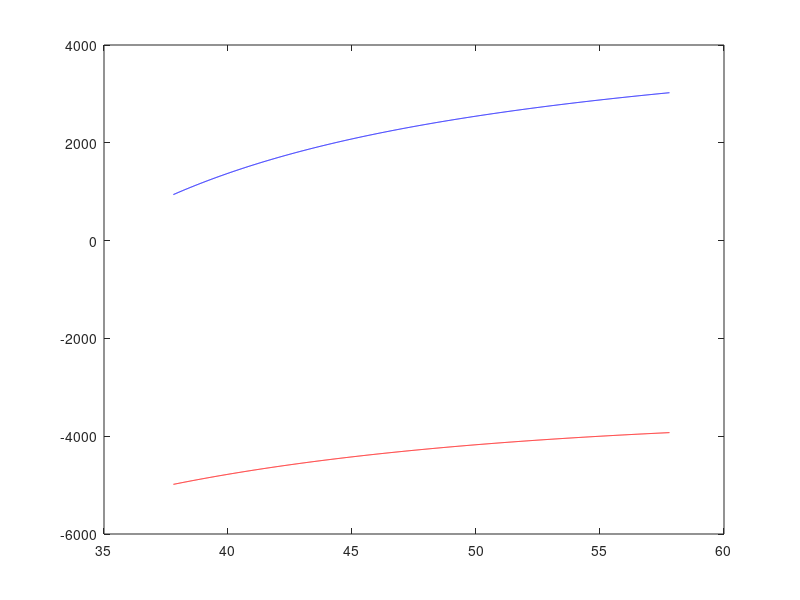

Write the MATLAB code that produced this figure.
% Grating compressor dispersion calculator

c=0.3;

D=1.48; % lines per um
lambda=0.773; %central wavelength
omega=(2*pi*c/lambda); %central angular frequency
theta1=47.80; %incident angle on first grating (degrees)

% calculate 1st order diffraction angle:
theta2=asin(sin(theta1*pi/180)-lambda*D)*180/pi;

GVD=-2*(1/cos(theta2*pi/180)^2)*(4*pi^2*c*D^2)/omega^3*1000; % compressor GVD in fs^2/mm
TOD=2*(12*pi^2*c*D^2/omega^4)*(cos(theta2*pi/180)^-2+(sin(theta2*pi/180)*2*pi*c*D/(omega*cos(theta2*pi/180)^4)))*1000; %compressor third order dispersion in fs^3/mm

disp(['GVD: ',num2str(GVD),' fs^2/mm'])
disp(['TOD: ',num2str(TOD),' fs^3/mm'])

% angle dependence of dispersion:
thetaArray=(theta1-10):0.01:(theta1+10);
theta2Array=asin(sin(thetaArray*pi/180)-lambda*D)*180/pi;
GVDarray=-2*(1./cos(theta2Array*pi/180).^2)*(4*pi^2*c*D^2)/omega^3*1000;
TODarray=2*(12*pi^2*c*D^2/omega^4)*(cos(theta2Array*pi/180).^-2+(sin(theta2Array*pi/180)*2*pi*c*D./(omega*cos(theta2Array*pi/180).^4)))*1000;

func1=1+(GVD-GVDarray)./GVDarray;
func2=TOD./TODarray;

figure('Name','Second and third order compressor dispersions vs. incident angle')
plot(thetaArray,GVDarray,'r-',thetaArray,TODarray,'b-')


% % I don't trust that my calculations in the code below are correct, so
% % use it at your own peril
% figure('Name','red curve < blue curve in order to lower TOD of pulse')
% plot(thetaArray,func1,'r-',thetaArray,func2,'b-')
% 
% 
% % determine how to adjust grating angle and distance in order to reduce TOD
% % of pulse while also maintaining GDD = 0
% L=475; % distance between gratings (mm)
% phiTripPrime=1.08*10^5; %third order pulse dispersion that you need to get rid of (fs^3)
% DeltaL=(L*(TOD-TODarray)-phiTripPrime)./TODarray;
% DeltaL2=L*((GVD-GVDarray)./GVDarray);
% 
% figure('Name','Intersection gives angle and change in compressor distance to get rid of TOD of pulse')
% plot(thetaArray,DeltaL,thetaArray,DeltaL2)
% 
% % calculate where the two curves intersect:
% [~, index]=min(abs(DeltaL-DeltaL2));
% NewTheta=thetaArray(index);
% changeInL=mean([DeltaL(index),DeltaL2(index)]);
% 
% disp(['to eliminate ',num2str(phiTripPrime),' fs^3 of pulse dispersion,'])
% disp(['adjust grating incident angle from ',num2str(theta1),' to ',num2str(NewTheta),' degrees, and'])
% disp(['change distance between gratings by ',num2str(changeInL),' mm.'])
% disp(['GVD at new position: ',num2str(GVDarray(index)),' fs^2/mm'])
% disp(['TOD at new position: ',num2str(TODarray(index)),' fs^3/mm'])
